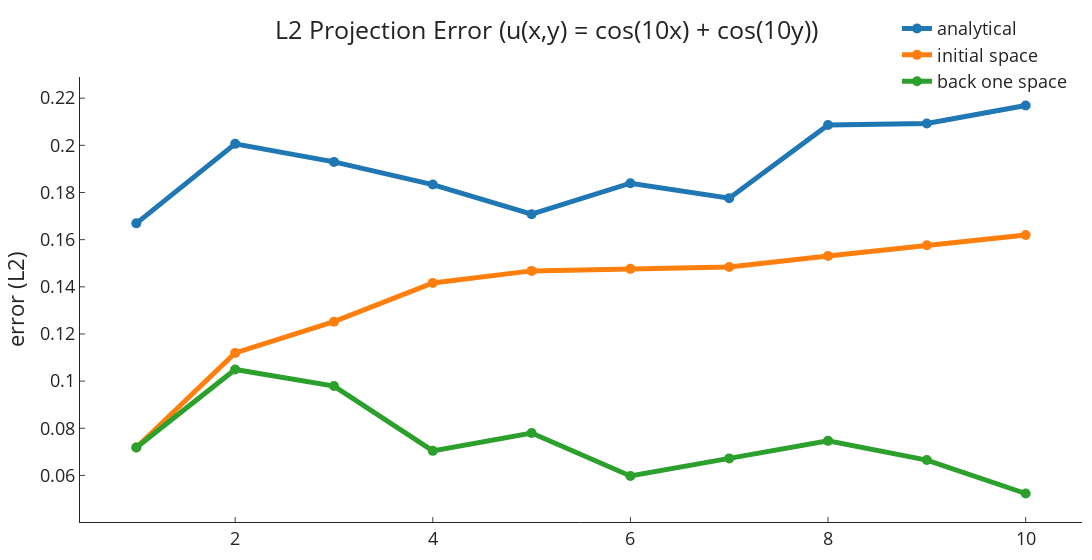

This figure's notebook cell:
### Code cell
plot_n_L2_projections_error(cos10_errors, "cos(10x) + cos(10y)")

### Figure 1 — Plotly figure (JSON) as saved in the notebook; plotly's stock layout.template omitted (floating-point values rounded to 4 significant figures)
{"data": [{"line": {"width": 5}, "marker": {"size": 10}, "name": "analytical", "type": "scatter", "x": [1, 2, 3, 4, 5, 6, 7, 8, 9, 10], "y": [0.1669, 0.2006, 0.193, 0.1834, 0.1708, 0.1839, 0.1776, 0.2086, 0.2093, 0.2169]}, {"line": {"width": 5}, "marker": {"size": 10}, "name": "initial space", "type": "scatter", "x": [1, 2, 3, 4, 5, 6, 7, 8, 9, 10], "y": [0.07185, 0.1119, 0.1252, 0.1417, 0.1468, 0.1476, 0.1484, 0.153, 0.1576, 0.162]}, {"line": {"width": 5}, "marker": {"size": 10}, "name": "back one space", "type": "scatter", "x": [1, 2, 3, 4, 5, 6, 7, 8, 9, 10], "y": [0.07185, 0.1049, 0.09791, 0.07043, 0.07797, 0.05975, 0.06722, 0.07466, 0.06652, 0.05234]}], "layout": {"font": {"size": 18}, "legend": {"bgcolor": "rgba(0,0,0,0)", "font": {"size": 18}, "orientation": "v", "x": 0.99, "xanchor": "right", "y": 1.15, "yanchor": "top"}, "margin": {"b": 10, "l": 10, "r": 10, "t": 60}, "title": {"text": "L2 Projection Error (u(x,y) = cos(10x) + cos(10y))", "x": 0.5}, "width": 1200, "xaxis": {"ticks": "inside"}, "yaxis": {"exponentformat": "power", "ticks": "inside", "title": {"text": "error (L2)"}}}}
